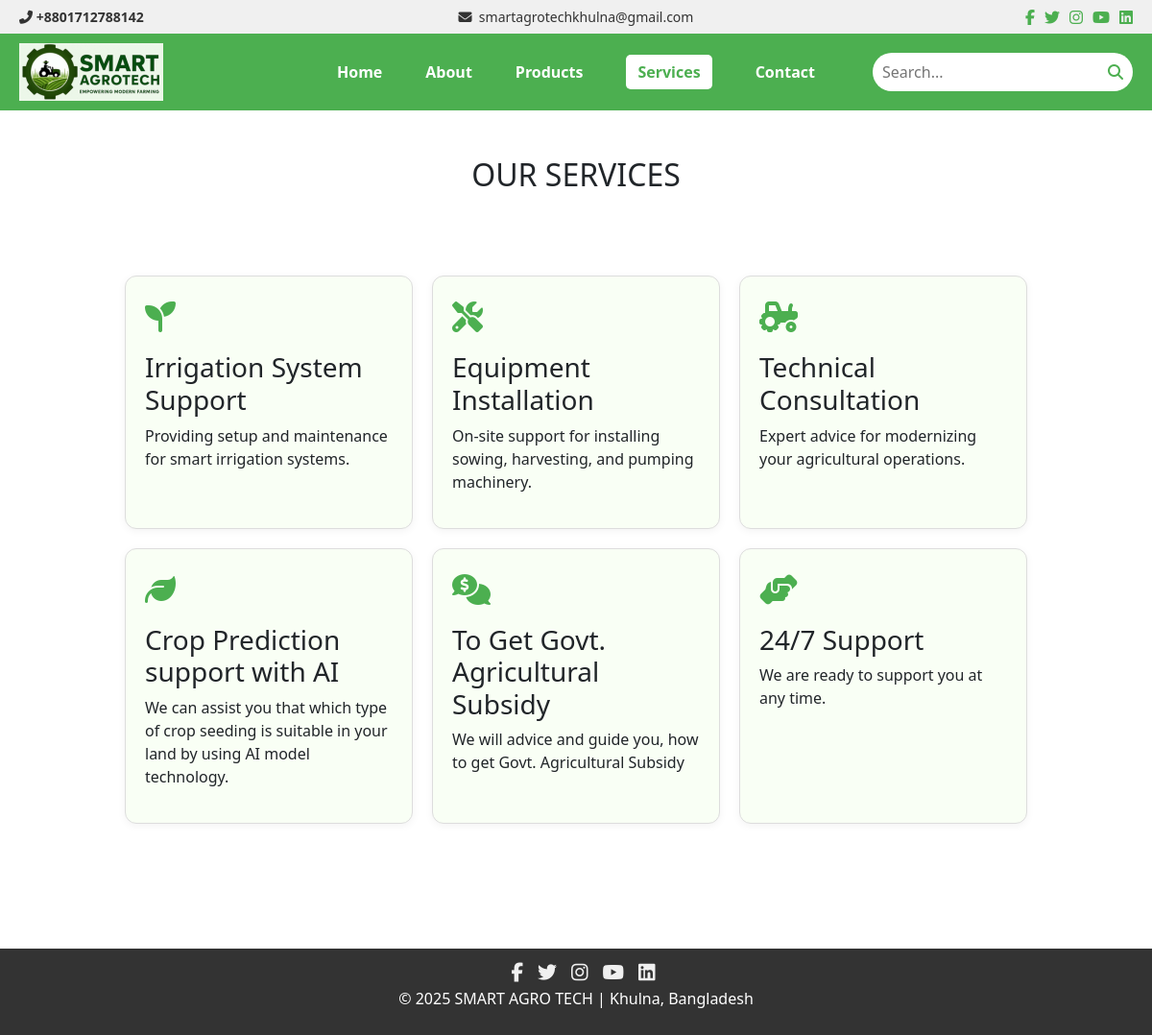
Page /services/ on the committed database.
### core/models.py (models this page shows, shortened)
class Service(models.Model):
    title = models.CharField(max_length=200)
    description = models.TextField()
    icon = models.CharField(max_length=100, blank=True)  # Optional for icons like FontAwesome

### core/views.py (the view)
# urls.py: path('services/', views.services_view, name='services'),
def services_view(request):
    services = Service.objects.all()
    return render(request, 'core/services.html', {'services': services})

### core/templates/core/services.html
{% extends 'core/base.html' %}
{% load static %}
{% block content %}
<h2 style="text-align: center;" class="py-5">OUR SERVICES</h2>
<div class="services-container">
    {% for service in services %}
    <div class="service-card">
        {% if service.icon %}
        <div class="icon"><i class="{{ service.icon }}"></i></div>
        {% endif %}
        <h3>{{ service.title }}</h3>
        <p>{{ service.description }}</p>
    </div>
    {% endfor %}
</div>
{% endblock %}

### static/css/style.css (style rules this page uses)
body { font-family: Arial, sans-serif; margin: 0; padding: 0; background-color: #f0f0f0; }
.services-container { display: flex; flex-wrap: wrap; justify-content: center; padding: 30px; gap: 20px; }
.service-card { width: 300px; padding: 20px; border: 1px solid #ddd; border-radius: 12px; background-color: #f9fff5; box-shadow: 0 2px 8px rgba(0,0,0,0.05); transition: transform 0.2s; }
.service-card .icon { font-size: 30px; color: #4CAF50; margin-bottom: 10px; }
.service-card .icon i { font-size: 2rem; color: #4CAF50; margin-bottom: 10px; }

### rows in the picture
Service: title "Irrigation System Support", description "Providing setup and maintenance for smart irrigation systems."
Service: title "Equipment Installation", description "On-site support for installing sowing, harvesting, and pumping machinery."
Service: title "Technical Consultation", description "Expert advice for modernizing your agricultural operations."
Service: title "Crop Prediction support with AI", description "We can assist you that which type of crop seeding is suitable in your land by using AI model technology."
Service: title "To Get Govt. Agricultural Subsidy", description "We will advice and guide you, how to get Govt. Agricultural Subsidy"
Service: title "24/7 Support", description "We are ready to support you at any time."
